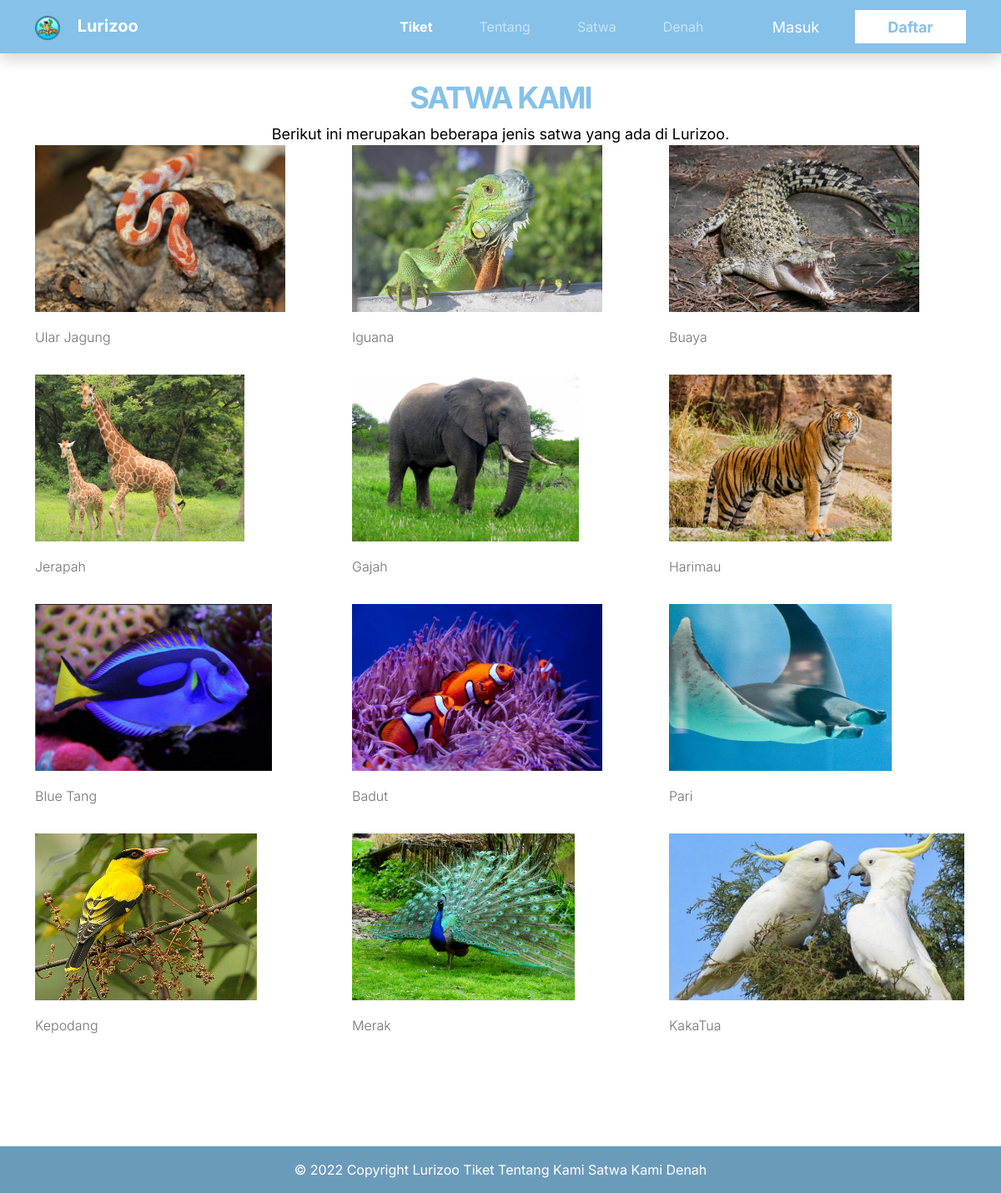
Page /satwa.php on the committed database.
### tables this page shows
CREATE TABLE `satwa` (
  `id_satwa` int(11) NOT NULL,
  `nama_binatang` varchar(200) NOT NULL,
  `gambar` varchar(255) NOT NULL,
  `deskripsi_satwa` text NOT NULL
);

### satwa.php (the view, shortened to what this page needs)
<!DOCTYPE html>
<html lang="en">
  <head>
    <link
      href="https://cdn.jsdelivr.net/npm/bootstrap@5.0.2/dist/css/bootstrap.min.css"
      rel="stylesheet"
    />
    <link href="css/bootstrap.min.css" rel="stylesheet" />
    <link href="css/bootstrap-icons.css" rel="stylesheet" />
    <link href="css/templatemo-kind-heart-charity.css" rel="stylesheet" />
    <link
      rel="stylesheet"
      href="https://maxcdn.bootstrapcdn.com/font-awesome/4.5.0/css/font-awesome.min.css"
    />
    <link rel="stylesheet" href="css/style-satwa.css" />
  </head>
  <body>
    <section id="satwa">
     <div class="container">
      <div class="row">
        <div class="col-12 text-center pt-5 mt-5">
          <h2>SATWA KAMI</h2>
          <span class="sub-title">Berikut ini merupakan beberapa jenis satwa yang ada di Lurizoo.</span>
        </div>
      </div>
      <div class="row box">
        <?php
        include_once "db/dbconnect.php";
          $satwa = mysqli_query($conn, "SELECT * FROM satwa");
          if(mysqli_num_rows($satwa) > 0){
            while($p = mysqli_fetch_array($satwa)){
        ?>
        <div class="col-4">
          <a href="detail-satwa.php?id=<?php echo $p['id_satwa'] ?>">
            <img height="200px" weight="100%" src="<?php echo $p['gambar']; ?>">
            <p class="nama"><?php echo substr($p['nama_binatang'], 0, 30) ?></p>
          </a>
        </div>
        <?php }}else{ ?>
          <p class="col-12 text-center">Satwa tidak ada</p>
        <?php } ?>
      </div>
      </div>
    </section>
    </body>
  </html>

### css/templatemo-kind-heart-charity.css (style rules this page uses)
:root { --white-color: #ffffff; --primary-color: #5bc1ac; --secondary-color: #5a6f80; --section-bg-color: #f0f8ff; --site-footer-bg-color: #44525d; --custom-btn-bg-color: #597081; --custom-btn-bg-hover-color: #5bc1ac; --dark-color: #000000; --p-color: #717275; --border-color: #e9eaeb; --body-font-family: 'Metropolis', sans-serif; --h1-font-size: 52px; --h2-font-size: 46px; --h3-font-size: 32px; --h4-font-size: 28px; --h5-font-size: 24px; --h6-font-size: 22px; --p-font-size: 16px; --btn-font-size: 18px; --copyright-font-size: 14px; --border-radius-large: 100px; --border-radius-medium: 20px; --border-radius-small: 10px; --font-weight-light: 300; --font-weight-normal: 400; --font-weight-semibold: 600; --font-weight-bold: 700; }
body { background-color: var(--white-color); font-family: var(--body-font-family); }
h2, h3, h4, h5, h6 { color: var(--dark-color); }
h1, h2, h3, h4, h5, h6 { font-weight: var(--font-weight-semibold); letter-spacing: -1px; }
h2 { color: var(--secondary-color); font-size: var(--h2-font-size); letter-spacing: -2px; }
p { color: var(--p-color); font-size: var(--p-font-size); font-weight: var(--font-weight-light); }
a, button { touch-action: manipulation; transition: all 0.3s; }
a { color: var(--p-color); text-decoration: none; }

### css/style-satwa.css (style rules this page uses)
:root { --pr-color: #fff; }
body { font-family: "Inter", sans-serif; background-color: #fff; }
h2 { font-size: 36px; font-weight: 700; color: #85c1e9; }
.sub-title { font-size: 18px; color: #000; }
p { margin-bottom: 30px; margin-top: 15px; line-height: 30px; }

### css/style.css (style rules this page uses)
:root { --pr-color: #fff; }
body { font-family: "Inter", sans-serif; background-color: #fff; }
h2 { font-size: 36px; font-weight: 700; color: #85c1e9; }
.sub-title { font-size: 18px; color: #000; }
p { margin-bottom: 30px; margin-top: 15px; line-height: 30px; }

### rows in the picture
satwa: gambar (picture), nama_binatang "Ular Jagung"
satwa: gambar (picture), nama_binatang "Iguana"
satwa: gambar (picture), nama_binatang "Buaya"
satwa: gambar (picture), nama_binatang "Jerapah"
satwa: gambar (picture), nama_binatang "Gajah"
satwa: gambar (picture), nama_binatang "Harimau"
satwa: gambar (picture), nama_binatang "Blue Tang"
satwa: gambar (picture), nama_binatang "Badut"
satwa: gambar (picture), nama_binatang "Pari"
satwa: gambar (picture), nama_binatang "Kepodang"
satwa: gambar (picture), nama_binatang "Merak"
satwa: gambar (picture), nama_binatang "KakaTua"
